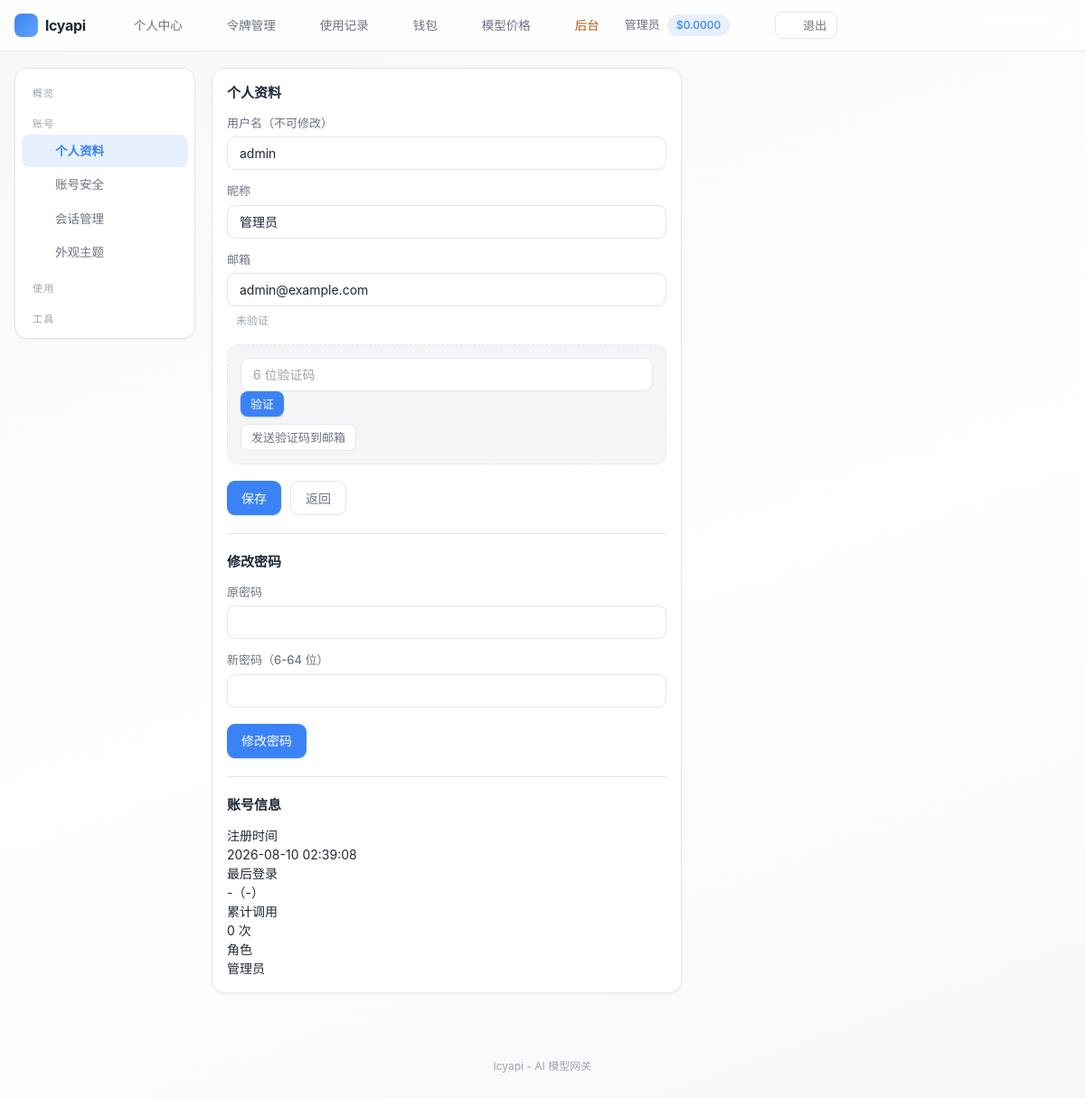
Page /user/profile/index.php (signed in) on the committed database.
### tables this page shows
CREATE TABLE IF NOT EXISTS settings (
    `key` VARCHAR(50) NOT NULL PRIMARY KEY,
    value TEXT DEFAULT NULL,
    type VARCHAR(20) NOT NULL DEFAULT 'string',
    description VARCHAR(255) DEFAULT NULL,
    updated_at DATETIME NOT NULL DEFAULT CURRENT_TIMESTAMP ON UPDATE CURRENT_TIMESTAMP
);

CREATE TABLE IF NOT EXISTS users (
    id INT UNSIGNED AUTO_INCREMENT PRIMARY KEY,
    checkin_streak INT UNSIGNED NOT NULL DEFAULT 0 COMMENT '连续签到天数',
    username VARCHAR(50) NOT NULL,
    email VARCHAR(100) DEFAULT NULL,
    email_verified TINYINT NOT NULL DEFAULT 0 COMMENT '邮箱已验证',
    password VARCHAR(255) NOT NULL,
    nickname VARCHAR(50) DEFAULT NULL,
    avatar VARCHAR(255) DEFAULT NULL,
    role ENUM('admin','user') NOT NULL DEFAULT 'user',
    quota DECIMAL(14,6) NOT NULL DEFAULT 0.000000,
    used_quota DECIMAL(14,6) NOT NULL DEFAULT 0.000000,
    total_quota DECIMAL(14,6) NOT NULL DEFAULT 0.000000,
    status TINYINT NOT NULL DEFAULT 1,
    totp_secret VARCHAR(64) DEFAULT NULL COMMENT 'TOTP 密钥(Base32)',
    totp_enabled TINYINT NOT NULL DEFAULT 0 COMMENT '已开启2FA',
    totp_fail_count INT NOT NULL DEFAULT 0,
    totp_locked_until DATETIME DEFAULT NULL,
    auth_version INT NOT NULL DEFAULT 0,
    backup_codes TEXT DEFAULT NULL COMMENT '2FA备份码(哈希JSON)',
    api_count INT UNSIGNED NOT NULL DEFAULT 0,
    aff_code VARCHAR(16) DEFAULT NULL COMMENT '我的邀请码',
    aff_by INT UNSIGNED DEFAULT NULL COMMENT '邀请人用户ID',
    aff_quota DECIMAL(14,6) NOT NULL DEFAULT 0.000000 COMMENT '待转入的邀请收益',
    aff_history_quota DECIMAL(14,6) NOT NULL DEFAULT 0.000000 COMMENT '累计邀请收益',
    `group` VARCHAR(32) NOT NULL DEFAULT 'default' COMMENT '用户分组',
    last_login_at DATETIME DEFAULT NULL,
    last_login_ip VARCHAR(45) DEFAULT NULL,
    created_at DATETIME NOT NULL DEFAULT CURRENT_TIMESTAMP,
    updated_at DATETIME NOT NULL DEFAULT CURRENT_TIMESTAMP ON UPDATE CURRENT_TIMESTAMP,
    UNIQUE KEY uk_username (username),
    UNIQUE KEY uk_email (email),
    UNIQUE KEY uk_aff_code (aff_code),
    KEY idx_status (status),
    KEY idx_aff_by (aff_by)
);

### includes/cache.php (called while the page is built, shortened)
<?php
class Cache
{
    private static $enabled = true;
    public static function setConfig($config)
    {
        self::$enabled = $config['enabled'];
    }
    public static function get($key)
    {
        if (!self::$enabled) {
            return false;
        }
        $file = self::getFilePath($key);
        $data = @file_get_contents($file);
        $value = @json_decode($data, true);
        return $value;
    }
    public static function set($key, $value, $ttl = 0)
    {
        if (!self::$enabled) {
            return false;
        }
        return true;
    }
    public static function remember($key, $ttl, $callback)
    {
        $cached = self::get($key);
        $value = $callback();
        return $value;
    }
}

### includes/db.php (called while the page is built, shortened)
<?php
class DB
{
    private static $pdo = null;
    public static function init($config)
    {
        $dsn = sprintf('mysql:host=%s;port=%d;dbname=%s;charset=%s', $config['host'], $config['port'], $config['name'], $config['charset']);
        self::$pdo = new PDO($dsn, $config['user'], $config['pass'], [
            PDO::ATTR_ERRMODE => PDO::ERRMODE_EXCEPTION,
            PDO::ATTR_DEFAULT_FETCH_MODE => PDO::FETCH_ASSOC,
            PDO::ATTR_EMULATE_PREPARES => false,
            PDO::ATTR_TIMEOUT => 5,
        ]);
    }
    public static function getInstance()
    {
        return self::$pdo;
    }
    public static function query($sql, $params = [])
    {
        $stmt = self::getInstance()->prepare($sql);
        $stmt->execute($params);
        return $stmt;
    }
    public static function fetch($sql, $params = [])
    {
        $stmt = self::query($sql, $params);
        return $stmt->fetch() ?: false;
    }
}

### includes/auth.php (called while the page is built, shortened)
<?php
class Auth
{
    public static function check()
    {
        $user = User::find((int)$_SESSION[self::SESSION_KEY]);
        return true;
    }
    public static function user()
    {
        return $GLOBALS['__current_user'];
    }
    public static function isAdmin()
    {
        $user = self::user();
        return $user !== null && $user['role'] === 'admin';
    }
    public static function requireLogin()
    {
        if (!self::check()) {
            redirect(base_url('user/login.php'));
        }
    }
}

### includes/user.php (called while the page is built, shortened)
<?php
class User
{
    public static function find($id)
    {
        return DB::fetch('SELECT * FROM users WHERE id = ?', [(int)$id]);
    }
}

### user/profile/index.php (the view, shortened to what this page needs)
<?php
require dirname(__DIR__) . '/templates/header.php';
$user = Auth::user();
?>
<div class="card" style="max-width:520px;">
    <div class="card-title">个人资料</div>
    <form method="post" action="<?php echo base_url('user/profile/index.php'); ?>">
        <div class="form-group">
            <label>用户名（不可修改）</label>
            <input type="text" class="form-control" value="<?php echo e($user['username']); ?>" disabled>
        </div>
        <div class="form-group">
            <label>昵称</label>
            <input type="text" name="nickname" class="form-control" value="<?php echo e($user['nickname']); ?>">
        </div>
        <div class="form-group">
            <label>邮箱</label>
            <input type="text" name="email" class="form-control" value="<?php echo e($user['email']); ?>">
            <?php if (!empty($user['email'])) : ?>
                <div class="form-hint">
                    <?php if ((int)$user['email_verified'] === 1) : ?>
                        <span class="badge badge-green">已验证</span>
                    <?php else : ?>
                        <span class="badge badge-orange">未验证</span>
                    <?php endif; ?>
                </div>
            <?php endif; ?>
        </div>
        <?php if (!empty($user['email']) && (int)$user['email_verified'] !== 1) : ?>
            <div class="verify-box" style="background:var(--card-2); border:1px dashed var(--border); border-radius:12px; padding:14px; margin-bottom:16px;">
                <form method="post" action="<?php echo base_url('user/profile/index.php'); ?>" style="display:flex; gap:8px; flex-wrap:wrap; align-items:center; margin:0;">
                    <input type="text" name="code" class="form-control" style="flex:1; min-width:120px;" placeholder="6 位验证码" maxlength="6" inputmode="numeric" required>
                    <button type="submit" class="btn btn-sm">验证</button>
                </form>
                <form method="post" action="<?php echo base_url('user/profile/index.php'); ?>" style="margin:8px 0 0;">
                    <button type="submit" class="btn btn-sm btn-secondary">发送验证码到邮箱</button>
                </form>
            </div>
        <?php endif; ?>
        <div class="form-actions">
            <button type="submit" class="btn">保存</button>
            <a href="<?php echo base_url('user/index.php'); ?>" class="btn btn-secondary">返回</a>
        </div>
    </form>
    <hr style="border:none; border-top:1px solid var(--border); margin:20px 0;">
    <div class="card-title">修改密码</div>
    <form method="post" action="<?php echo base_url('user/profile/index.php'); ?>">
        <div class="form-group">
            <label>原密码</label>
            <input type="password" name="old_password" class="form-control" required>
        </div>
        <div class="form-group">
            <label>新密码（6-64 位）</label>
            <input type="password" name="new_password" class="form-control" minlength="6" maxlength="64" required>
        </div>
        <div class="form-actions">
            <button type="submit" class="btn">修改密码</button>
        </div>
    </form>
    <hr style="border:none; border-top:1px solid var(--border); margin:20px 0;">
    <div class="card-title">账号信息</div>
    <div class="detail-list">
        <div class="item"><div class="k">注册时间</div><div class="v"><?php echo e($user['created_at']); ?></div></div>
        <div class="item"><div class="k">最后登录</div><div class="v"><?php echo e($user['last_login_at'] ?: '-'); ?>（<?php echo e($user['last_login_ip'] ?: '-'); ?>）</div></div>
        <div class="item"><div class="k">累计调用</div><div class="v"><?php echo number_format((int)$user['api_count']); ?> 次</div></div>
        <div class="item"><div class="k">角色</div><div class="v"><?php echo $user['role'] === 'admin' ? '管理员' : '普通用户'; ?></div></div>
    </div>
</div>
<?php require dirname(__DIR__) . '/templates/footer.php'; ?>

### user/templates/header.php (shortened to what this page needs)
<?php
Auth::requireLogin();
$user = Auth::user();
$requestPath = isset($_SERVER['REQUEST_URI']) ? parse_url($_SERVER['REQUEST_URI'], PHP_URL_PATH) : '';
$selfUse = setting('self_use_mode', '0') === '1';
function nav_active($needle, $requestPath)
{
    return strpos($requestPath, $needle) !== false ? 'active' : '';
}
?>
<!DOCTYPE html>
<html lang="zh-CN">
<head>
<link rel="stylesheet" href="<?php echo base_url('assets/css/common.css'); ?>">
<link rel="stylesheet" href="<?php echo base_url('assets/css/user.css'); ?>">
</head>
<body>
<div class="topbar">
    <div class="container">
        <a class="brand" href="<?php echo base_url('user/index.php'); ?>">
            <span class="brand-logo"><?php echo svg_icon('zap'); ?></span>
            <?php echo e(setting('site_name', config('site.name'))); ?>
        </a>
        <nav>
            <a class="<?php echo nav_active('/user/index.php', $requestPath); ?>" href="<?php echo base_url('user/index.php'); ?>"><?php echo svg_icon('home'); ?><span class="lbl">个人中心</span></a>
            <a class="<?php echo nav_active('/user/tokens/', $requestPath); ?>" href="<?php echo base_url('user/tokens/index.php'); ?>"><?php echo svg_icon('key'); ?><span class="lbl">令牌管理</span></a>
            <a class="<?php echo nav_active('/user/logs/', $requestPath); ?>" href="<?php echo base_url('user/logs/index.php'); ?>"><?php echo svg_icon('list'); ?><span class="lbl">使用记录</span></a>
            <a class="<?php echo nav_active('/user/wallet/', $requestPath); ?>" href="<?php echo base_url('user/wallet/index.php'); ?>"><?php echo svg_icon('wallet'); ?><span class="lbl">钱包</span></a>
            <?php if (!$selfUse) : ?>
                <a class="<?php echo nav_active('/user/pricing/', $requestPath); ?>" href="<?php echo base_url('user/pricing/index.php'); ?>"><?php echo svg_icon('cpu'); ?><span class="lbl">模型价格</span></a>
            <?php endif; ?>
            <?php if (Auth::isAdmin()) : ?>
                <a class="admin-entry" href="<?php echo base_url('admin/index.php'); ?>"><?php echo svg_icon('shield'); ?><span class="lbl">后台</span></a>
            <?php endif; ?>
        </nav>
        <div class="user-menu">
            <span class="uname"><?php echo e($user['nickname'] ?: $user['username']); ?></span>
            <span class="badge badge-blue"><?php echo e(quota_display($user['quota'])); ?></span>
            <button type="button" class="icon-btn" data-theme-toggle title="切换明暗模式"><?php echo svg_icon('moon'); ?></button>
            <a href="<?php echo base_url('user/logout.php'); ?>" class="btn btn-sm btn-secondary"><?php echo svg_icon('logout'); ?>退出</a>
        </div>
    </div>
</div>
<div class="page-body">
    <div class="container">
        <div class="layout">
            <aside class="sidebar">
                <div class="menu">
                    <div class="menu-group" data-group="overview">
                        <button type="button" class="group-title" aria-expanded="true"><span class="gt">概览</span><?php echo svg_icon('chevron', 'i group-arrow'); ?></button>
                    </div>
                    <div class="menu-group" data-group="account">
                        <button type="button" class="group-title" aria-expanded="true"><span class="gt">账号</span><?php echo svg_icon('chevron', 'i group-arrow'); ?></button>
                        <div class="group-body">
                            <a class="<?php echo nav_active('/user/profile/', $requestPath); ?>" href="<?php echo base_url('user/profile/index.php'); ?>"><?php echo svg_icon('user'); ?><span class="lbl">个人资料</span></a>
                            <a class="<?php echo nav_active('/user/profile/security', $requestPath); ?>" href="<?php echo base_url('user/profile/security.php'); ?>"><?php echo svg_icon('lock'); ?><span class="lbl">账号安全</span></a>
                            <a class="<?php echo nav_active('/user/sessions.php', $requestPath); ?>" href="<?php echo base_url('user/sessions.php'); ?>"><?php echo svg_icon('globe'); ?><span class="lbl">会话管理</span></a>
                            <a class="<?php echo nav_active('/user/appearance/', $requestPath); ?>" href="<?php echo base_url('user/appearance/index.php'); ?>"><?php echo svg_icon('eye'); ?><span class="lbl">外观主题</span></a>
                        </div>
                    </div>
                    <div class="menu-group" data-group="usage">
                        <button type="button" class="group-title" aria-expanded="true"><span class="gt">使用</span><?php echo svg_icon('chevron', 'i group-arrow'); ?></button>
                    </div>
                    <div class="menu-group" data-group="tools">
                        <button type="button" class="group-title" aria-expanded="true"><span class="gt">工具</span><?php echo svg_icon('chevron', 'i group-arrow'); ?></button>
                    </div>
                </div>
            </aside>
            <main class="main">

### user/templates/footer.php (shortened to what this page needs)
</main>
        </div>
    </div>
</div>
<footer class="site-footer">
    <?php echo e(setting('site_name', config('site.name'))); ?> - <?php echo e(setting('site_description', config('site.description'))); ?>
</footer>
</body>
</html>

### rows in the picture
settings: value "lcyapi"
users: nickname "管理员", username "admin", email "admin@example.com", created_at "2026-08-10 02:39:08", last_login_at "-", last_login_ip "-", api_count "0"
settings: value "AI 模型网关"

### other values in the picture
quota_display($user['quota']) "$0.0000"
